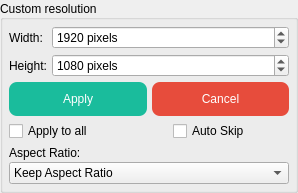
                <widget class="QGroupBox" name="groupBox_CustRes">
                 <property name="sizePolicy">
                  <sizepolicy hsizetype="Fixed" vsizetype="Preferred">
                   <horstretch>0</horstretch>
                   <verstretch>0</verstretch>
                  </sizepolicy>
                 </property>
                 <property name="maximumSize">
                  <size>
                   <width>16777215</width>
                   <height>16777215</height>
                  </size>
                 </property>
                 <property name="toolTip">
                  <string/>
                 </property>
                 <property name="title">
                  <string>Custom resolution</string>
                 </property>
                 <property name="alignment">
                  <set>Qt::AlignLeading|Qt::AlignLeft|Qt::AlignVCenter</set>
                 </property>
                 <layout class="QGridLayout" name="gridLayout_13">
                  <property name="leftMargin">
                   <number>6</number>
                  </property>
                  <property name="topMargin">
                   <number>6</number>
                  </property>
                  <property name="rightMargin">
                   <number>6</number>
                  </property>
                  <property name="bottomMargin">
                   <number>6</number>
                  </property>
                  <property name="spacing">
                   <number>5</number>
                  </property>
                  <item row="0" column="0">
                   <widget class="QLabel" name="label_18">
                    <property name="sizePolicy">
                     <sizepolicy hsizetype="Fixed" vsizetype="Preferred">
                      <horstretch>0</horstretch>
                      <verstretch>0</verstretch>
                     </sizepolicy>
                    </property>
                    <property name="text">
                     <string>Width:</string>
                    </property>
                   </widget>
                  </item>
                  <item row="6" column="0" colspan="3">
                   <layout class="QVBoxLayout" name="verticalLayout_2">
                    <property name="spacing">
                     <number>2</number>
                    </property>
                    <property name="sizeConstraint">
                     <enum>QLayout::SetDefaultConstraint</enum>
                    </property>
                    <item>
                     <widget class="QLabel" name="label_44">
                      <property name="sizePolicy">
                       <sizepolicy hsizetype="Preferred" vsizetype="Fixed">
                        <horstretch>0</horstretch>
                        <verstretch>0</verstretch>
                       </sizepolicy>
                      </property>
                      <property name="maximumSize">
                       <size>
                        <width>16777215</width>
                        <height>16777215</height>
                       </size>
                      </property>
                      <property name="toolTip">
                       <string notr="true">&lt;html&gt;&lt;head/&gt;&lt;body&gt;&lt;p&gt;&lt;img src=&quot;:/new/prefix1/OtherPic/AspectRatioStrategy.jpg&quot;/&gt;&lt;/p&gt;&lt;/body&gt;&lt;/html&gt;</string>
                      </property>
                      <property name="text">
                       <string>Aspect Ratio:</string>
                      </property>
                      <property name="alignment">
                       <set>Qt::AlignLeading|Qt::AlignLeft|Qt::AlignVCenter</set>
                      </property>
                     </widget>
                    </item>
                    <item>
                     <widget class="QComboBox" name="comboBox_AspectRatio_custRes">
                      <property name="minimumSize">
                       <size>
                        <width>280</width>
                        <height>0</height>
                       </size>
                      </property>
                      <property name="toolTip">
                       <string notr="true">&lt;html&gt;&lt;head/&gt;&lt;body&gt;&lt;p&gt;&lt;img src=&quot;:/new/prefix1/OtherPic/AspectRatioStrategy.jpg&quot;/&gt;&lt;/p&gt;&lt;/body&gt;&lt;/html&gt;</string>
                      </property>
                      <property name="currentIndex">
                       <number>1</number>
                      </property>
                      <item>
                       <property name="text">
                        <string>Ignore Aspect Ratio</string>
                       </property>
                      </item>
                      <item>
                       <property name="text">
                        <string>Keep Aspect Ratio</string>
                       </property>
                      </item>
                      <item>
                       <property name="text">
                        <string>Keep Aspect Ratio By Expanding</string>
                       </property>
                      </item>
                     </widget>
                    </item>
                   </layout>
                  </item>
                  <item row="1" column="0">
                   <widget class="QLabel" name="label_15">
                    <property name="sizePolicy">
                     <sizepolicy hsizetype="Fixed" vsizetype="Preferred">
                      <horstretch>0</horstretch>
                      <verstretch>0</verstretch>
                     </sizepolicy>
                    </property>
                    <property name="text">
                     <string>Height:</string>
                    </property>
                   </widget>
                  </item>
                  <item row="1" column="1" colspan="2">
                   <widget class="QSpinBox" name="spinBox_CustRes_height">
                    <property name="suffix">
                     <string> pixels</string>
                    </property>
                    <property name="minimum">
                     <number>1</number>
                    </property>
                    <property name="maximum">
                     <number>999999999</number>
                    </property>
                    <property name="value">
                     <number>1080</number>
                    </property>
                   </widget>
                  </item>
                  <item row="0" column="1" colspan="2">
                   <widget class="QSpinBox" name="spinBox_CustRes_width">
                    <property name="suffix">
                     <string> pixels</string>
                    </property>
                    <property name="minimum">
                     <number>1</number>
                    </property>
                    <property name="maximum">
                     <number>999999999</number>
                    </property>
                    <property name="value">
                     <number>1920</number>
                    </property>
                   </widget>
                  </item>
                  <item row="2" column="0" rowspan="2" colspan="3">
                   <layout class="QHBoxLayout" name="horizontalLayout">
                    <item>
                     <widget class="QPushButton" name="pushButton_CustRes_apply">
                      <property name="toolTip">
                       <string>1.Set the height and width of the resolution.
2.Select a file in the file list.
3.Click the Apply button to set the resolution.

★Scale ratio will not be applied to files which
already have custom resolution applied.★</string>
                      </property>
                      <property name="styleSheet">
                       <string notr="true">QPushButton{
background-color: rgb(26, 188, 156);
color: rgb(255, 255, 255);
border-style:outset;
border-radius:8px;
padding:10px;
}
QPushButton:hover{
background-color: rgb(29, 214, 177);
color: rgb(255, 255, 255);
border-style:outset;
border-radius:8px;
padding:10px;
}
QPushButton:pressed{
background-color: rgb(23, 173, 143);
color: rgb(255, 255, 255);
border-style:outset;
border-radius:8px;
padding:10px;
}
QPushButton:disabled{
background-color: rgb(166, 166, 166);
color: rgb(255, 255, 255);
border-style:outset;
border-radius:8px;
padding:10px;
}</string>
                      </property>
                      <property name="text">
                       <string>Apply</string>
                      </property>
                     </widget>
                    </item>
                    <item>
                     <widget class="QPushButton" name="pushButton_CustRes_cancel">
                      <property name="toolTip">
                       <string>1.Select a file in the file list.
2.Click the Cancel button to cancel the custom resolution.</string>
                      </property>
                      <property name="styleSheet">
                       <string notr="true">QPushButton{
background-color: rgb(231, 76, 60);
color: rgb(255, 255, 255);
border-style:outset;
border-radius:8px;
padding:10px;
}
QPushButton:hover{
background-color: rgb(255, 102, 64);
color: rgb(255, 255, 255);
border-style:outset;
border-radius:8px;
padding:10px;
}
QPushButton:pressed{
background-color: rgb(204, 65, 53);
color: rgb(255, 255, 255);
border-style:outset;
border-radius:8px;
padding:10px;
}
QPushButton{
background-color: rgb(231, 76, 60);
color: rgb(255, 255, 255);
border-style:outset;
border-radius:8px;
padding:10px;
}
QPushButton:hover{
background-color: rgb(255, 102, 64);
color: rgb(255, 255, 255);
border-style:outset;
border-radius:8px;
padding:10px;
}
QPushButton:disabled{
	background-color: rgb(166, 166, 166);
color: rgb(255, 255, 255);
border-style:outset;
border-radius:8px;
padding:10px;
}</string>
                      </property>
                      <property name="text">
                       <string>Cancel</string>
                      </property>
                     </widget>
                    </item>
                   </layout>
                  </item>
                  <item row="4" column="2">
                   <widget class="QCheckBox" name="checkBox_AutoSkip_CustomRes">
                    <property name="sizePolicy">
                     <sizepolicy hsizetype="Preferred" vsizetype="Fixed">
                      <horstretch>0</horstretch>
                      <verstretch>0</verstretch>
                     </sizepolicy>
                    </property>
                    <property name="toolTip">
                     <string>Automatically skip file when its resolution
is larger than the specified resolution.</string>
                    </property>
                    <property name="text">
                     <string>Auto Skip</string>
                    </property>
                   </widget>
                  </item>
                  <item row="4" column="0" colspan="2">
                   <widget class="QCheckBox" name="checkBox_custres_isAll">
                    <property name="sizePolicy">
                     <sizepolicy hsizetype="Preferred" vsizetype="Fixed">
                      <horstretch>0</horstretch>
                      <verstretch>0</verstretch>
                     </sizepolicy>
                    </property>
                    <property name="toolTip">
                     <string>Valid for all files.</string>
                    </property>
                    <property name="text">
                     <string>Apply to all</string>
                    </property>
                   </widget>
                  </item>
                 </layout>
                </widget>
